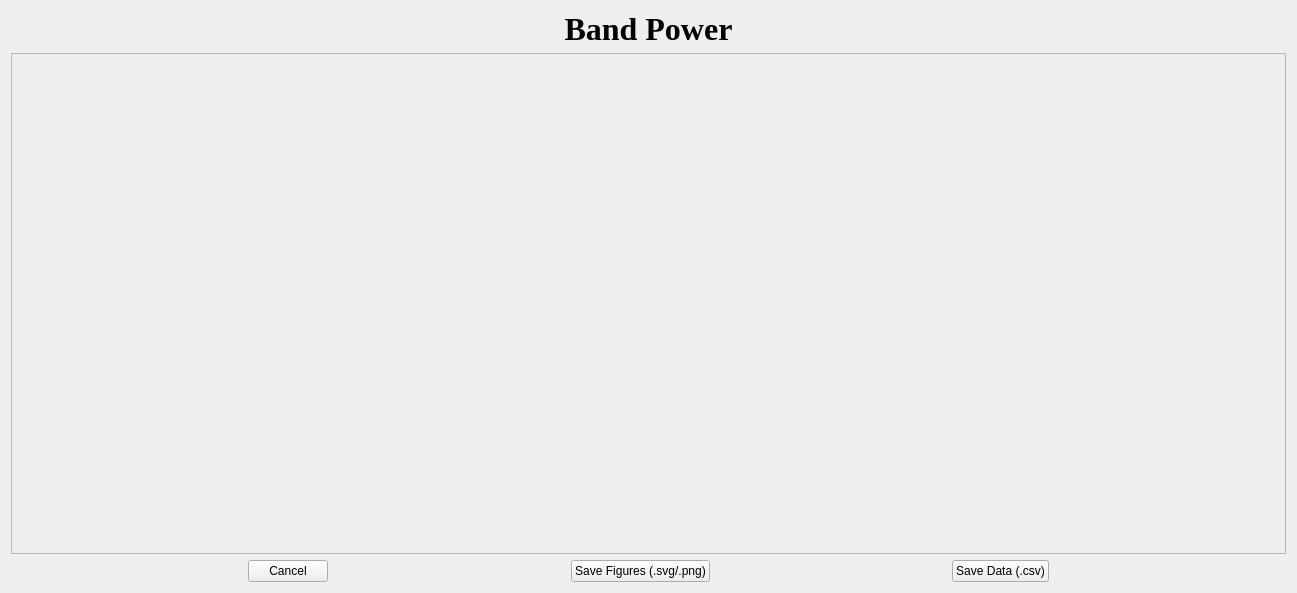
<?xml version="1.0" encoding="UTF-8"?>
<ui version="4.0">
 <class>bandpower</class>
 <widget class="QWidget" name="bandpower">
  <property name="geometry">
   <rect>
    <x>0</x>
    <y>0</y>
    <width>1297</width>
    <height>593</height>
   </rect>
  </property>
  <property name="windowTitle">
   <string>Form</string>
  </property>
  <layout class="QVBoxLayout" name="verticalLayout">
   <item>
    <widget class="QLabel" name="title">
     <property name="font">
      <font>
       <family>Times New Roman</family>
       <pointsize>24</pointsize>
       <weight>75</weight>
       <bold>true</bold>
      </font>
     </property>
     <property name="layoutDirection">
      <enum>Qt::LeftToRight</enum>
     </property>
     <property name="text">
      <string>Band Power</string>
     </property>
     <property name="alignment">
      <set>Qt::AlignCenter</set>
     </property>
    </widget>
   </item>
   <item>
    <widget class="QScrollArea" name="scrollArea">
     <property name="widgetResizable">
      <bool>true</bool>
     </property>
     <widget class="QWidget" name="scrollAreaWidgetContents">
      <property name="geometry">
       <rect>
        <x>0</x>
        <y>0</y>
        <width>1277</width>
        <height>500</height>
       </rect>
      </property>
     </widget>
    </widget>
   </item>
   <item>
    <layout class="QHBoxLayout" name="horizontalLayout">
     <item>
      <spacer name="horizontalSpacer">
       <property name="orientation">
        <enum>Qt::Horizontal</enum>
       </property>
       <property name="sizeHint" stdset="0">
        <size>
         <width>40</width>
         <height>20</height>
        </size>
       </property>
      </spacer>
     </item>
     <item>
      <widget class="QPushButton" name="pushButton">
       <property name="text">
        <string>Cancel</string>
       </property>
      </widget>
     </item>
     <item>
      <spacer name="horizontalSpacer_4">
       <property name="orientation">
        <enum>Qt::Horizontal</enum>
       </property>
       <property name="sizeHint" stdset="0">
        <size>
         <width>40</width>
         <height>20</height>
        </size>
       </property>
      </spacer>
     </item>
     <item>
      <widget class="QPushButton" name="pushButton_2">
       <property name="text">
        <string>Save Figures (.svg/.png)</string>
       </property>
      </widget>
     </item>
     <item>
      <spacer name="horizontalSpacer_3">
       <property name="orientation">
        <enum>Qt::Horizontal</enum>
       </property>
       <property name="sizeHint" stdset="0">
        <size>
         <width>40</width>
         <height>20</height>
        </size>
       </property>
      </spacer>
     </item>
     <item>
      <widget class="QPushButton" name="pushButton_3">
       <property name="text">
        <string>Save Data (.csv)</string>
       </property>
      </widget>
     </item>
     <item>
      <spacer name="horizontalSpacer_2">
       <property name="orientation">
        <enum>Qt::Horizontal</enum>
       </property>
       <property name="sizeHint" stdset="0">
        <size>
         <width>40</width>
         <height>20</height>
        </size>
       </property>
      </spacer>
     </item>
    </layout>
   </item>
  </layout>
 </widget>
 <resources/>
 <connections/>
</ui>
